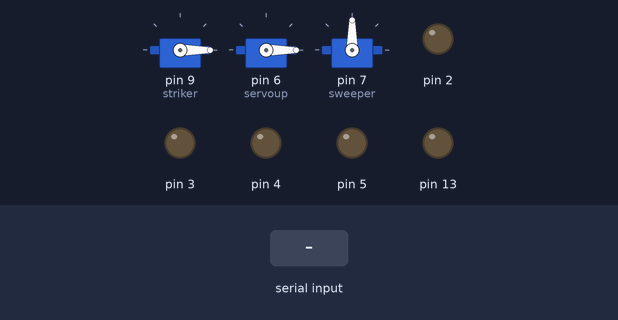
Bench run of a sketch on a simulated Arduino Uno, built with avr-gcc and run on an emulated ATmega328P. Shown: 3 × servo, output pins drawn as LEDs (lit = HIGH). The test bench sets the inputs (shaded band). What the sketch prints to the serial monitor is not drawn.

Above: at 1.2 s.
1.3 s: "d" received over Serial
At 1.55 s:
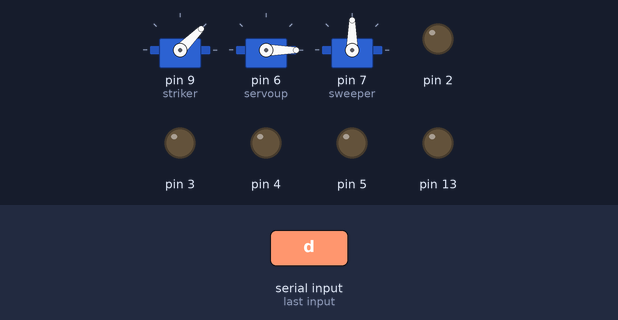
4.3 s: "u" received over Serial
At 5.0 s:
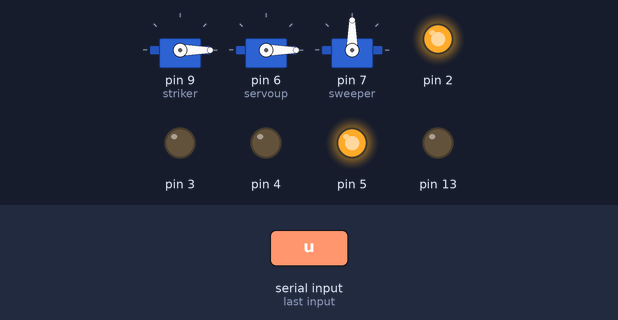
5.8 s: "b" received over Serial
At 6.2 s:
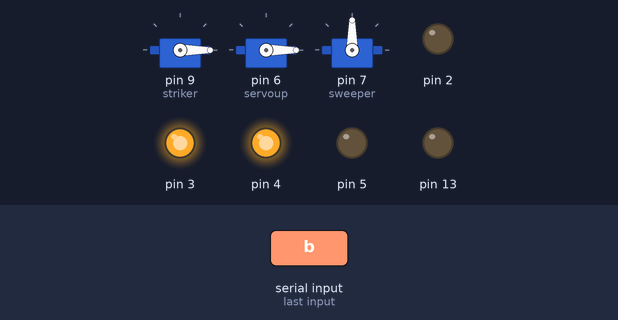
7.3 s: "l" received over Serial
At 8.5 s:
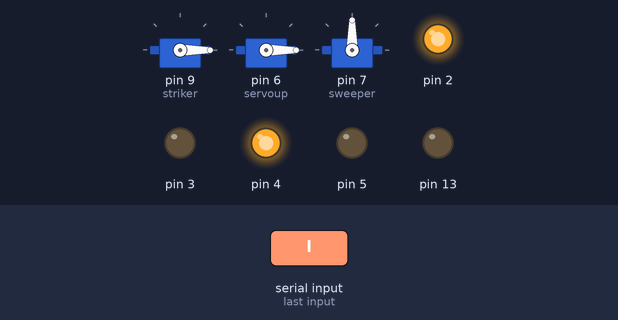
8.8 s: "r" received over Serial
At 9.8 s:
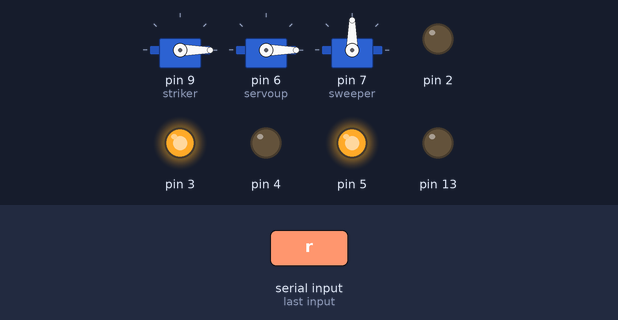
10.3 s: "a" received over Serial
At 11.8 s:
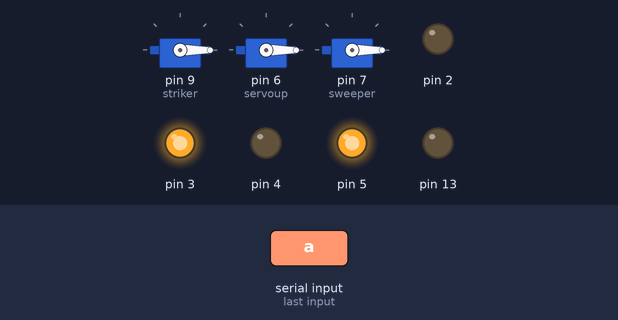
Timing chart, 0 to 13.3 s (numbered marks = the images above; inputs shaded):
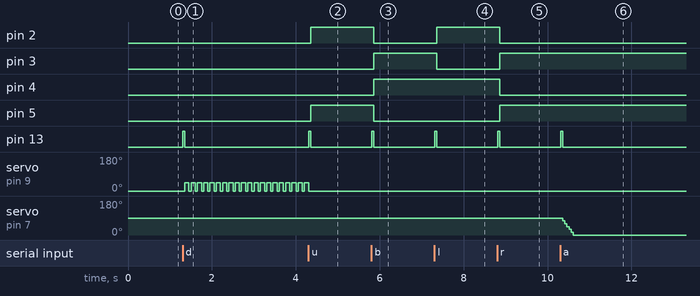

The sketch:

soccer_bot.ino
```cpp
#include<Servo.h>
Servo striker;
Servo servoup;
Servo sweeper;

char incoming;

static int pos;

void go_forward()
{
  digitalWrite(3, LOW);
  digitalWrite(2, HIGH);
  digitalWrite(4, LOW);
  digitalWrite(5, HIGH);
}

void go_back()
{
  digitalWrite(2, LOW);
  digitalWrite(3, HIGH);
  digitalWrite(5, LOW);
  digitalWrite(4, HIGH);

}

void left()
{
  digitalWrite(2, LOW);
  digitalWrite(3, HIGH);
  digitalWrite(4, LOW);
  digitalWrite(5, HIGH);
}

void right()
{
  digitalWrite(3, LOW);
  digitalWrite(2, HIGH);
  digitalWrite(5, LOW);
  digitalWrite(4, HIGH);
}

void sweepr()
{
  pos -= 15;
  sweeper.write(pos);
}
void sweepl()
{
  pos += 15;
  sweeper.write(pos);
}
void strike()
{
  striker.write(45); //for goal
  delay(100);
  striker.write(0); //initial pos
}
void setup() {
  pinMode(5, OUTPUT);
  pinMode(2, OUTPUT);
  pinMode(3, OUTPUT);
  pinMode(4, OUTPUT);
  pinMode(13, OUTPUT);
  Serial.begin(9600);
  striker.attach(9);
  servoup.attach(6);
  sweeper.attach(7);
  striker.write(0);  //initial position
  servoup.write(0);
  pos = 90;
  sweeper.write(90);
  Serial.print("Started");
}

void loop() {
 /* while (1)
  { for (pos = 0; pos < 180; pos++)
    { striker.write(pos);
delay(10);
    }
    for(pos =180;pos>0;pos--){
      striker.write(pos);
      delay(10);
      }
  }*/
  if (Serial.available() > 0)

{
  incoming = Serial.read();
  digitalWrite(13, HIGH);

}
delay(50);
digitalWrite(13,LOW);
switch (incoming)
{
case 'u': //forward
  go_forward();
  Serial.print("U");
  break;
case 'b': //backward
  go_back();
  Serial.print("B");
  break;
case 'l':
  right();
  Serial.print("L");
  break;
case 'r':
  left();
  Serial.print("R");
  break;
case 'a':
  sweepr();
  break;
case 'c':
  sweepl();
  break;
case 'd':
  strike();
  Serial.print("D");
  break;
case 'M':
  servoup.write(100);//down position
  delay(100);
  break;
case 'm':
  servoup.write(0);//up position
  delay(100);
  break;
default:
  digitalWrite(2, LOW);
  digitalWrite(3, LOW);
  digitalWrite(4, LOW);
  digitalWrite(5, LOW);
  break;
}
}
```

Measured:
- after the input at 1.3 s, pin 13: LOW → HIGH at once, → LOW 0.05 s later; servo on pin 9 (striker): alternates 45° for 0.10 s and 0° for 0.05 s, starting after 0.05 s
- after the input at 4.3 s, pin 2, pin 5: LOW → HIGH after 0.06 s; pin 13: LOW → HIGH at once, → LOW 0.05 s later; servo on pin 9 (striker): goes on until 4.3 s, then stays 0°
- after the input at 5.8 s, pin 2, pin 5: HIGH → LOW after 0.06 s; pin 3, pin 4: LOW → HIGH after 0.06 s; pin 13: LOW → HIGH at once, → LOW 0.05 s later
- after the input at 7.3 s, pin 2: LOW → HIGH after 0.06 s; pin 3: HIGH → LOW after 0.06 s; pin 13: LOW → HIGH at once, → LOW 0.05 s later
- after the input at 8.8 s, pin 2, pin 4: HIGH → LOW after 0.06 s; pin 3, pin 5: LOW → HIGH after 0.06 s; pin 13: LOW → HIGH at once, → LOW 0.05 s later
- after the input at 10.3 s, pin 13: LOW → HIGH at once, → LOW 0.05 s later; servo on pin 7 (sweeper): 90° → 0° after 0.06 s
